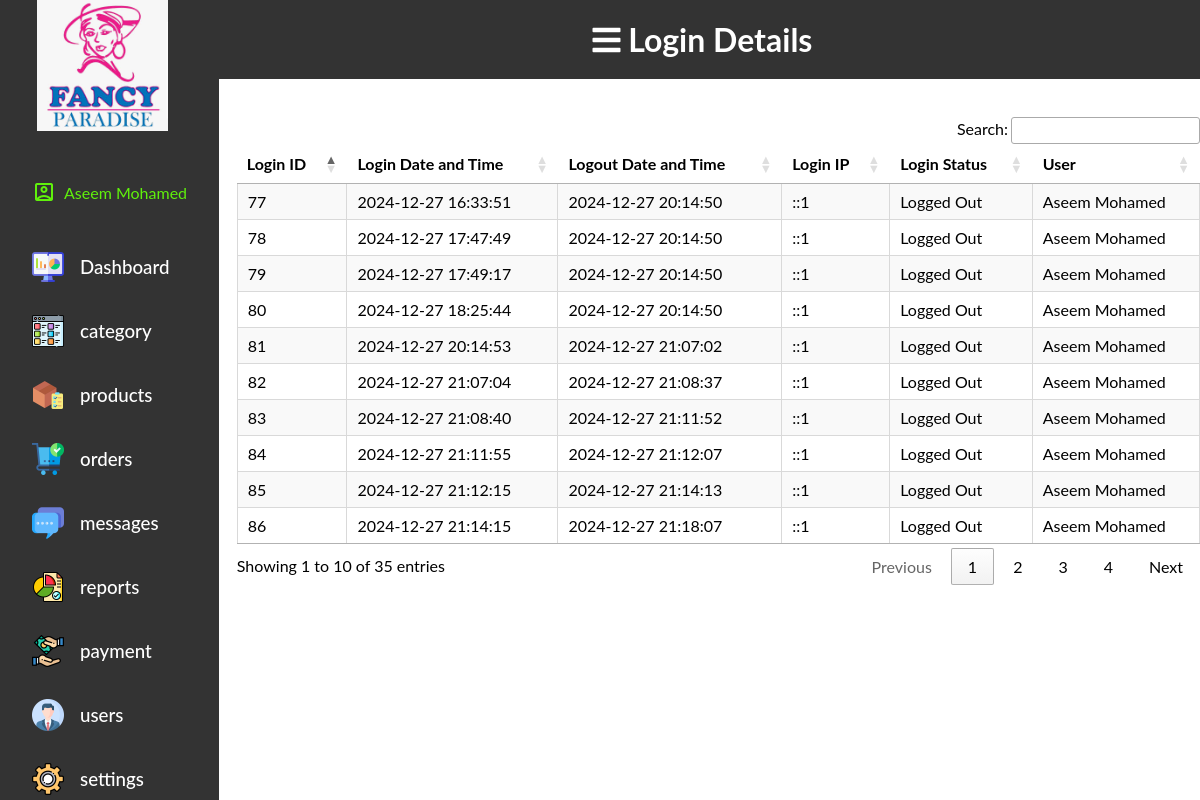
/fancy_paradise/adminpanel/view/tracking.php (signed in), run on the app's committed database.
### tables this page shows
CREATE TABLE `tbl_module_role` (
  `module_id` int(11) NOT NULL,
  `role_id` int(11) NOT NULL
);

CREATE TABLE `tbl_module` (
  `module_id` int(11) NOT NULL,
  `name` varchar(50) NOT NULL,
  `image` text NOT NULL
);

### fancy_paradise/adminpanel/view/tracking.php (the view, shortened to what this page needs)
<?php
include "index.php";
?>
<main>
    <h1 class="sticky"><i class="fa fa-bars" aria-hidden="true"></i> Login Details</h1>
    <br><br>
    <?php
    $sql = "SELECT * FROM tbl_userlog";
    $res = mysqli_query($conn, $sql);
    ?>
    <table class="login-table hover cell-border stripe login-display ">
        <thead>
            <tr>
                <th>Login ID</th>
                <th>Login Date and Time</th>
                <th>Logout Date and Time</th>
                <th>Login IP</th>
                <th>Login Status</th>
                <th>User</th>
            </tr>
        </thead>
        <tbody>
            <?php
            while ($row = mysqli_fetch_assoc($res)) {
                $login_id = $row['user_log_id'];
                $login_datetime = $row['login_datetime'];
                $logout_datetime = $row['logout_datetime'];
                $login_ip = $row['login_ip'];
                $login_status = $row['login_status'];
                $adminuser_id = $row['adminuser_id'];
                $sql2 = "SELECT * FROM tbl_adminuser WHERE adminuser_id='$adminuser_id'";
                $res2 = mysqli_query($conn, $sql2);
                $row2 = mysqli_fetch_assoc($res2);
                $user_full_name = $row2['firstname'] . ' ' . $row2['lastname'];
            ?>
                <tr data-status="<?php echo strtolower($login_status); ?>">
                    <td><?php echo $login_id; ?></td>
                    <td><?php echo $login_datetime; ?></td>
                    <td><?php echo $logout_datetime; ?></td>
                    <td><?php echo $login_ip; ?></td>
                    <td><?php echo $login_status; ?></td>
                    <td><?php echo $user_full_name; ?></td>
                </tr>
            <?php } ?>
        </tbody>
    </table>
</main>

### fancy_paradise/adminpanel/view/index.php (shortened to what this page needs)
<?php
include('../model/connection.php');
$roleId = $_SESSION['role_id'];
$sql = "SELECT m.module_id, m.name, mr.role_id
          FROM tbl_module_role AS mr
          INNER JOIN tbl_module AS m ON mr.module_id = m.module_id
          WHERE mr.role_id = $roleId";
$res = mysqli_query($conn, $sql);
$modules = mysqli_fetch_all($res, MYSQLI_ASSOC);
?>
<!DOCTYPE html>
<html>
<head>
	<link rel="stylesheet" href="https://pro.fontawesome.com/releases/v5.10.0/css/all.css">
	<link rel="stylesheet" href="../view/css/index.css">
	<link rel="stylesheet" type="text/css" href="https://cdn.datatables.net/1.11.4/css/jquery.dataTables.css">
	<link rel="stylesheet" type="text/css" href="https://cdn.datatables.net/v/dt/dt-1.12.1/b-2.2.3/b-html5-2.2.3/date-1.1.2/r-2.3.0/datatables.min.css"/>
	<link rel="stylesheet" type="text/css" href="https://cdn.datatables.net/tabletools/2.2.4/css/dataTables.tableTools.css">
	<link href="https://cdnjs.cloudflare.com/ajax/libs/select2/4.0.13/css/select2.min.css" rel="stylesheet" />
</head>
<body>
	<div class="container">
		<aside>
			<div class="top">
				<div class="navigation" id="navigation">
					<a class="dashlogo" href="dashboard.php">
					<img src="assets/logo.jpg" alt="Logo" width="131" height="131">
					</a>
					<div class="user-info">
					<span class="material-icons-outlined">account_box</span>
						<?php echo $_SESSION['firstname']; ?>
						<?php echo $_SESSION['lastname']; ?>
					</div>
					<a class="btn" href="dashboard.php">
					<img src="assets/Module_images/dashboard.png" width="32" height="32">
					<h3>Dashboard</h3>
					</a>
					<?php foreach ($modules as $module) : ?>
						<?php
						$moduleSql = "SELECT image FROM tbl_module WHERE module_id = " . $module['module_id'];
						$moduleRes = mysqli_query($conn, $moduleSql);
						$moduleRow = mysqli_fetch_assoc($moduleRes);
						$module_image = $moduleRow['image'];
						?>
						<a class="btn" href="<?php echo $module['name'] . '.php'; ?>">
							<img src="<?php echo SITEURL; ?>adminpanel/view/assets/Module_images/<?php echo $module_image; ?>" alt="<?php echo $module_image; ?>" width="32" height="32">
							<h3><?php echo $module['name']; ?></h3>
						</a>
					<?php endforeach; ?>
				</div>
			</div>
		</aside>

### fancy_paradise/adminpanel/view/css/index.css (style rules this page uses)
* { margin: 0; padding: 0; list-style: none; text-decoration: none; box-sizing: border-box; }
body { width: 100%; font-family: "Lato", sans-serif; user-select: none; overflow-x: hidden; }
.container { display: grid; width: 100%; grid-template-columns: 12.8rem auto; }
aside .navigation { margin: 0; padding: 0; height: 100%; position: fixed; background-color: #333; overflow: auto; }
aside h3 { font-weight: 500; }
.dashlogo { margin: 2.3rem; align-items: center; position: relative; transition: all 300ms ease; }
.btn { color: white; display: flex; margin: 2rem; gap: 1rem; align-items: center; position: relative; height: 2rem; transition: all 300ms ease; flex-direction: row; }
.user-info { color: rgb(96, 241, 12); display: flex; margin: 2rem; gap: 0.5rem; align-items: center; position: relative; height: 3.3rem; }

### data on the page
tbl_module_role: module.image (picture), module.name "category"
tbl_module_role: module.image (picture), module.name "products"
tbl_module_role: module.image (picture), module.name "orders"
tbl_module_role: module.image (picture), module.name "messages"
tbl_module_role: module.image (picture), module.name "reports"
tbl_module_role: module.image (picture), module.name "payment"
tbl_module_role: module.image (picture), module.name "users"
tbl_module_role: module.image (picture), module.name "settings"

### other printed values
$_SESSION['firstname'] "Aseem"
$_SESSION['lastname'] "Mohamed"
$login_id "77"
$login_datetime "2024-12-27 16:33:51"
$logout_datetime "2024-12-27 20:14:50"
$login_ip "::1"
$login_status "Logged Out"
$user_full_name "Aseem Mohamed"
$login_id "78"
$login_datetime "2024-12-27 17:47:49"
$login_id "79"
$login_datetime "2024-12-27 17:49:17"
$login_id "80"
$login_datetime "2024-12-27 18:25:44"
$login_id "81"
